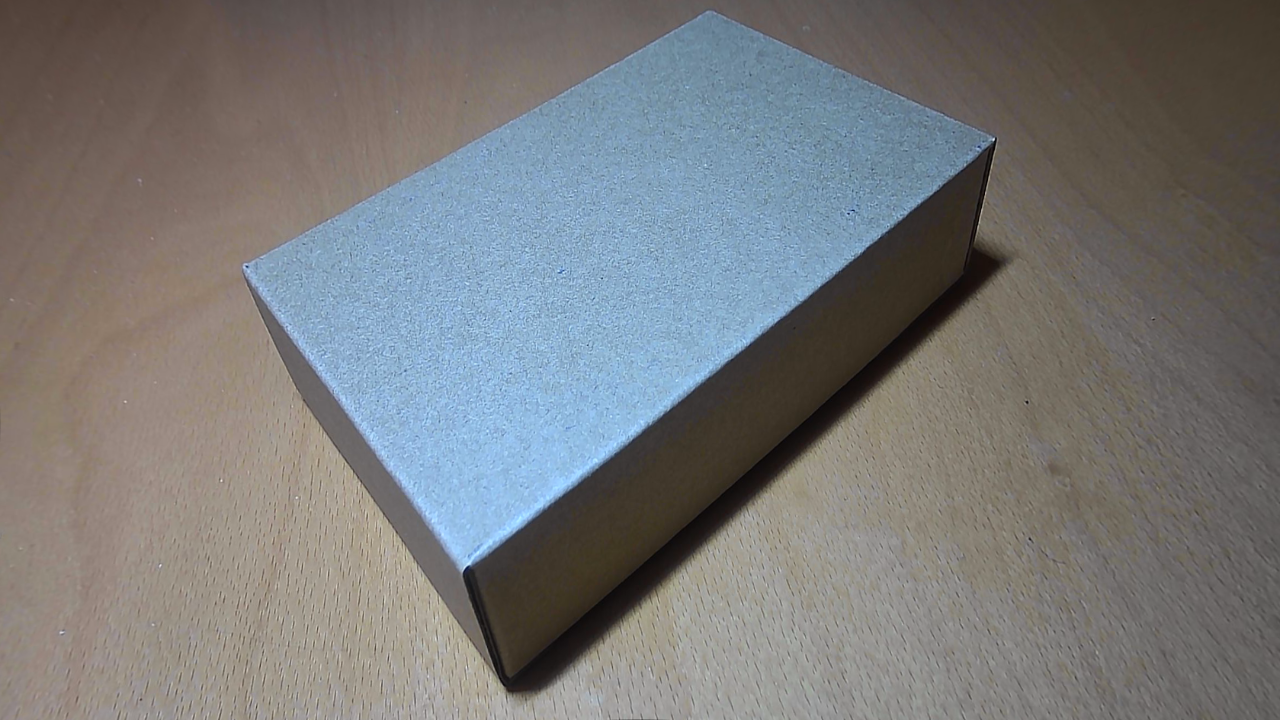
#> input picture 03edges_esquinas_fondoONO/caja.png, 1280 x 720 px
$ python edge_thresholding.py
#> lines starting #> are read from the running program, lines starting #| are printed output that depends on the picture; after the words box and inside, x2 and y2 are one past the last pixel; in counts of white or black regions, pixels touching at a corner belong together
# https://docs.opencv.org/3.4/d7/d4d/tutorial_py_thresholding.html

import cv2 as cv
import numpy as np

img = cv.imread('caja.png',0)
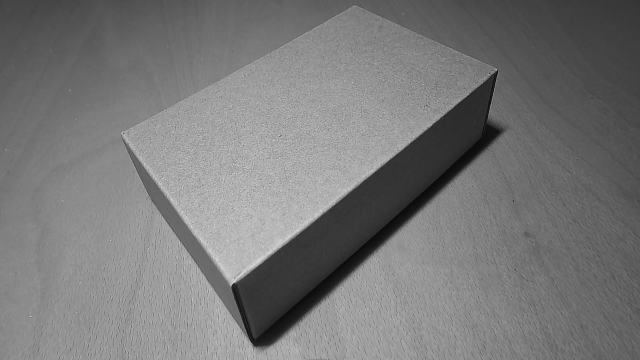
#> img: shape (720, 1280) (shown at 1/2 size); min 1, max 236, mean 120.1
img = cv.medianBlur(img,5)

ret,th1 = cv.threshold(img,127,255,cv.THRESH_BINARY)
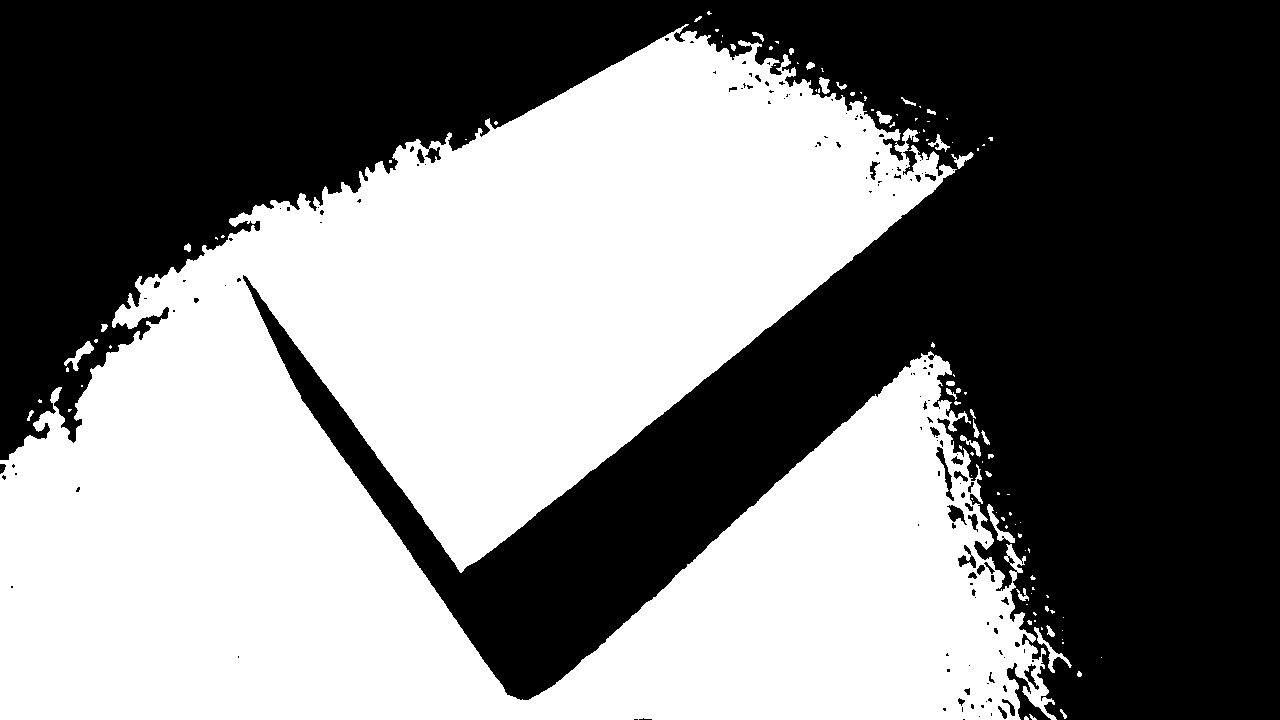
#> th1: shape (720, 1280); 48.3% white; 111 white regions (78 under 20 px), largest, box (x1, y1, x2, y2) and area: (0, 24, 1057, 720) 442106, (1034, 627, 1072, 673) 309, (987, 504, 1015, 543) 275
cv.imshow("thresh normal", th1)
if cv.waitKey(0) & 0xff == 27:
#> (key Esc is pressed here)
    cv.destroyAllWindows()

th2 = cv.adaptiveThreshold(img,255,cv.ADAPTIVE_THRESH_MEAN_C, cv.THRESH_BINARY,11,2)
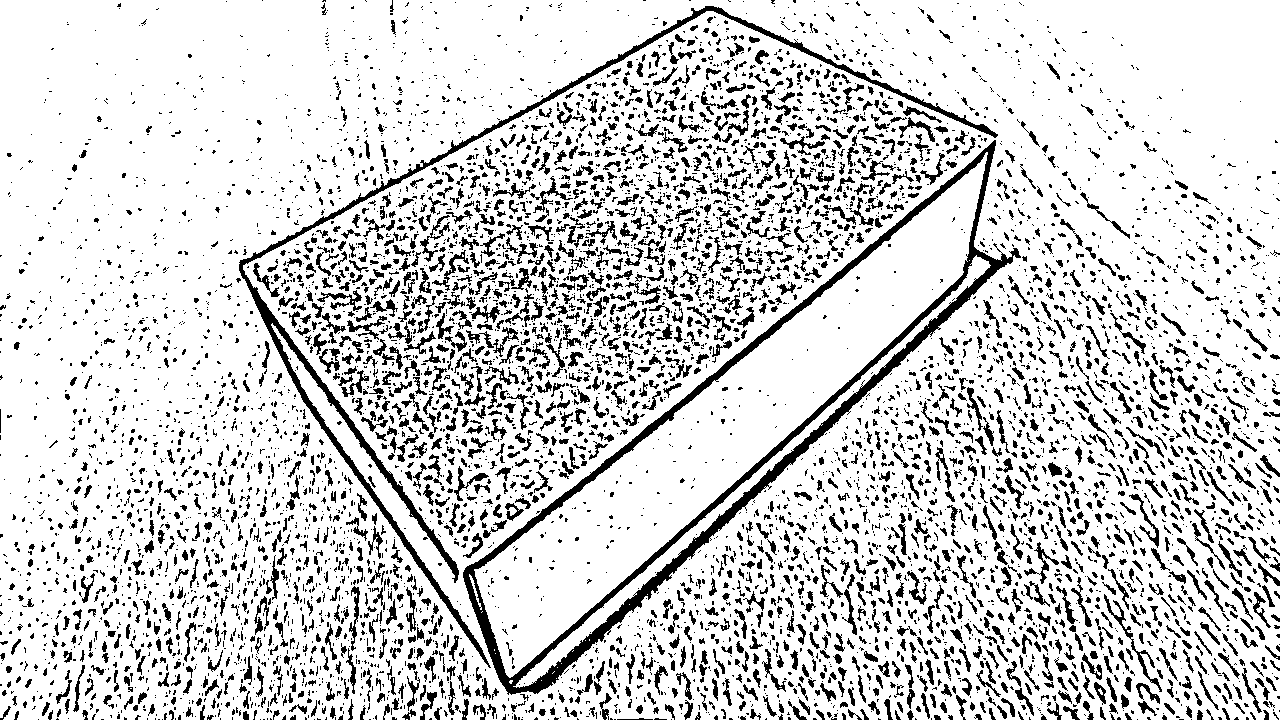
#> th2: shape (720, 1280); 82.8% white; 6861 black regions (4765 under 20 px), largest, box (x1, y1, x2, y2) and area: (463, 140, 1021, 695) 16496, (239, 6, 998, 668) 8857, (1104, 594, 1162, 692) 498
cv.imshow("thresh ADAPTIVE_THRESH_MEAN_C", th2)
if cv.waitKey(0) & 0xff == 27:
#> (key Esc is pressed here)
    cv.destroyAllWindows()

th3 = cv.adaptiveThreshold(img,255,cv.ADAPTIVE_THRESH_GAUSSIAN_C, cv.THRESH_BINARY,11,2)
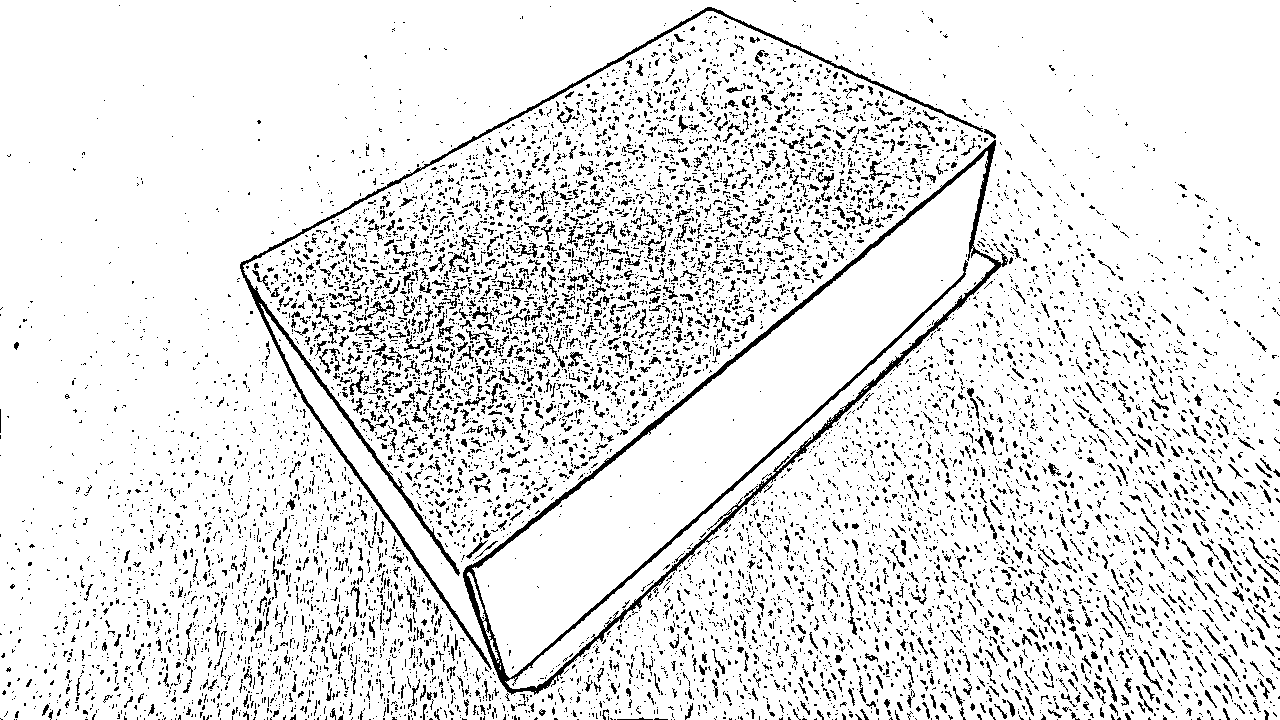
#> th3: shape (720, 1280); 89.6% white; black in thin lines or dots
cv.imshow("thresh ADAPTIVE_THRESH_GAUSSIAN_C", th3)
if cv.waitKey(0) & 0xff == 27:
#> (key Esc is pressed here)
    cv.destroyAllWindows()

$ run again, with 03edges_esquinas_fondoONO/fondo.png copied over 03edges_esquinas_fondoONO/caja.png
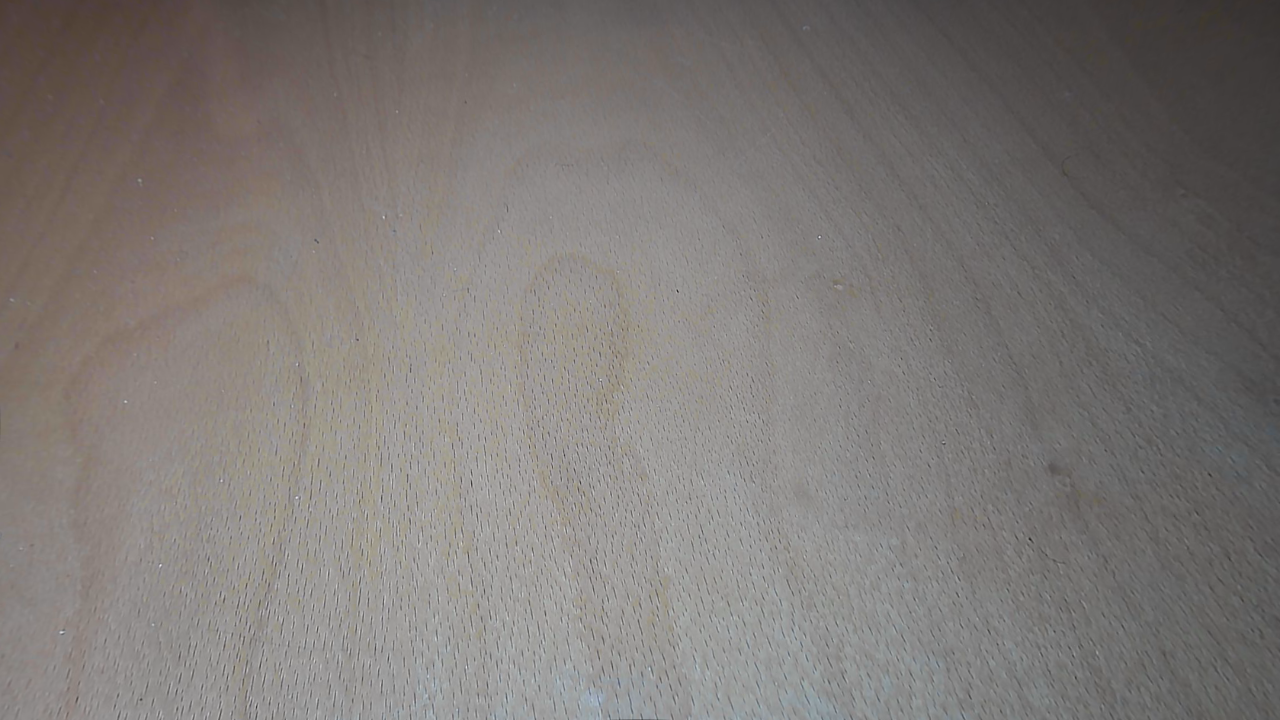
#> input picture 03edges_esquinas_fondoONO/fondo.png, 1280 x 720 px
#> `ret,th1 = cv.threshold(img,127,255,cv.THRESH_BINARY)`:
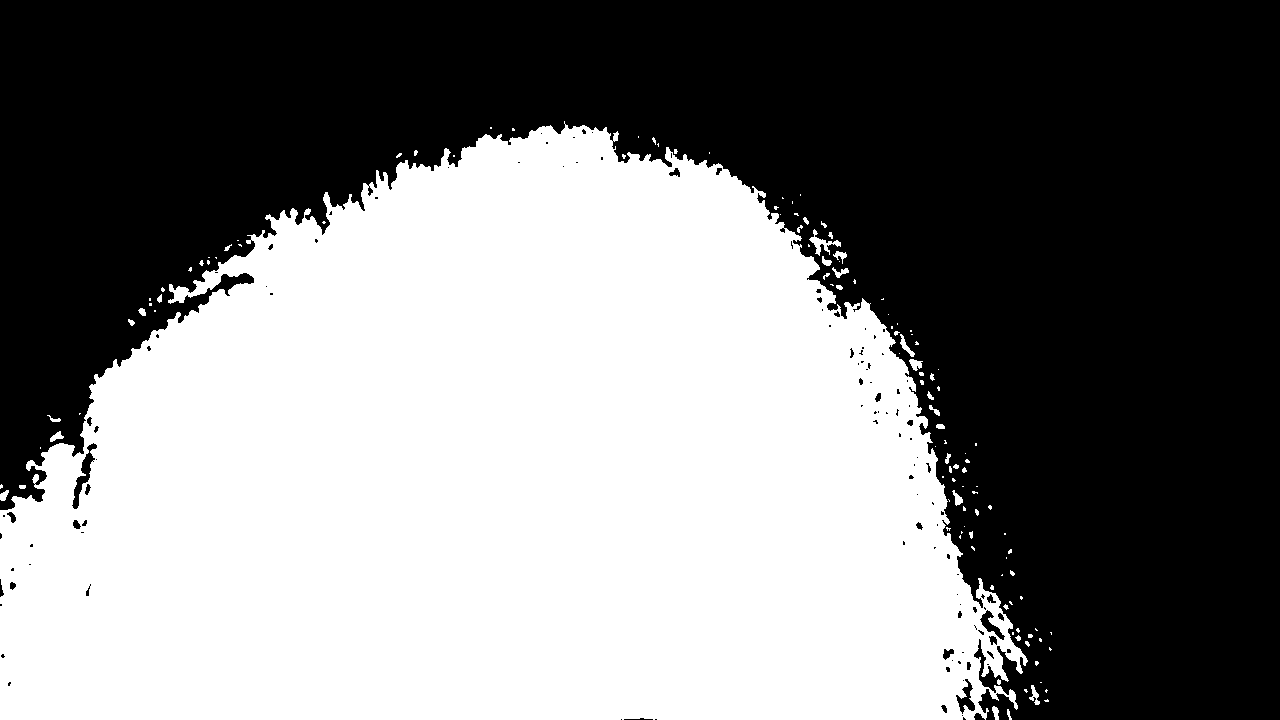
#> th1: shape (720, 1280); 49% white; 126 white regions (91 under 20 px), largest, box (x1, y1, x2, y2) and area: (0, 121, 1028, 720) 448999, (809, 229, 841, 256) 250, (900, 334, 915, 357) 108
#> th2: shape (720, 1280); 87.3% white; black in thin lines or dots
#> `th3 = cv.adaptiveThreshold(img,255,cv.ADAPTIVE_THRESH_GAUSSIAN_C, cv.T..`:
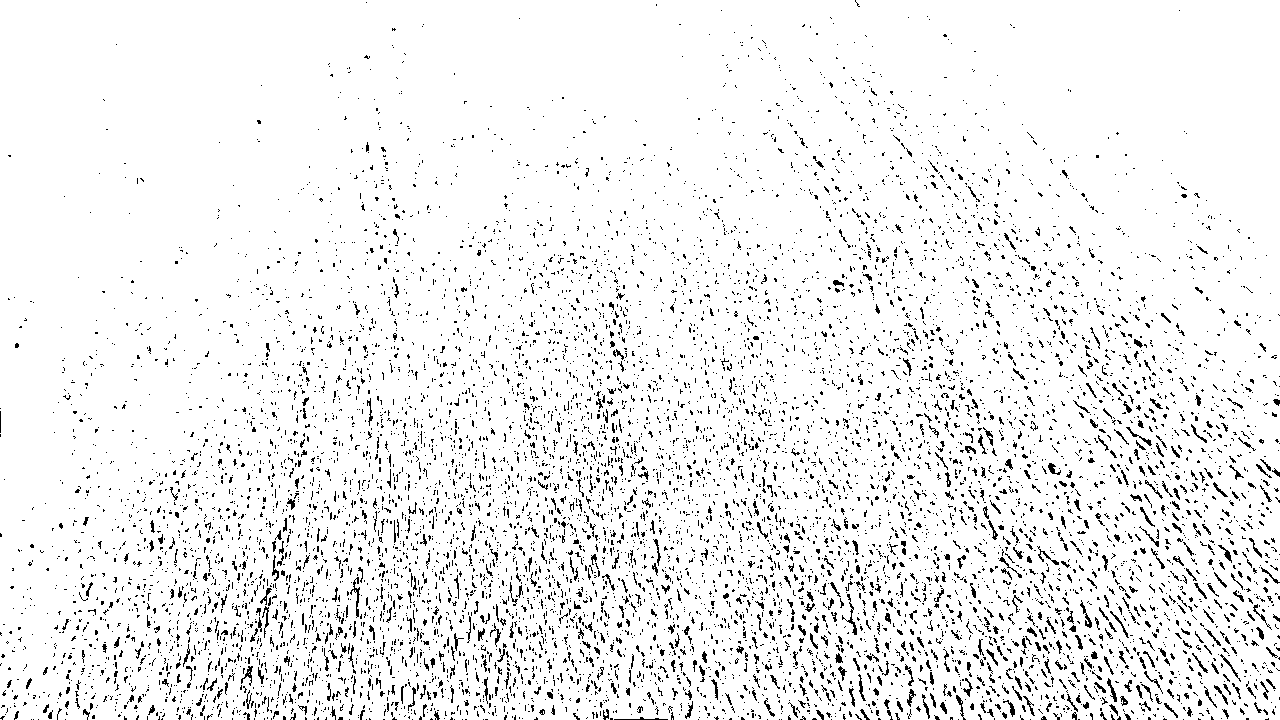
#> th3: shape (720, 1280); 93.7% white; black in thin lines or dots

$ run again, with 03edges_esquinas_fondoONO/fondo_cinta.png copied over 03edges_esquinas_fondoONO/caja.png
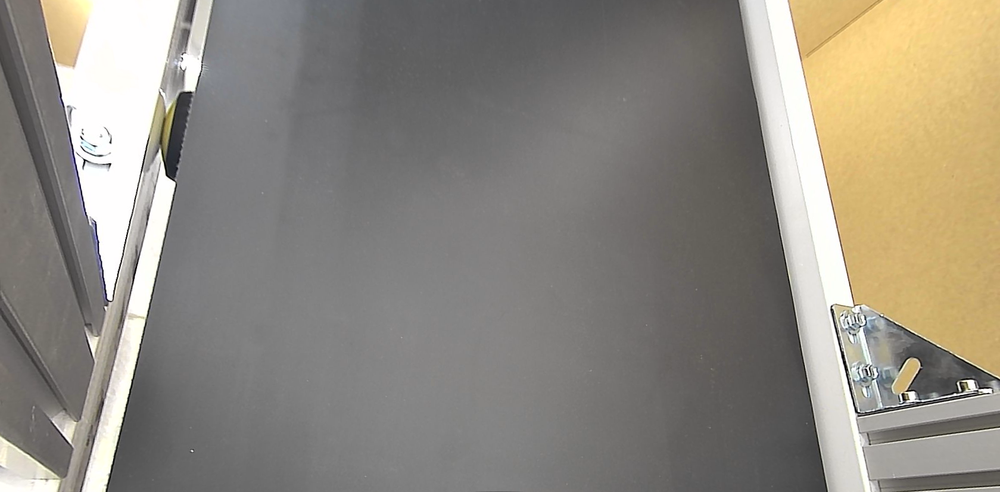
#> input picture 03edges_esquinas_fondoONO/fondo_cinta.png, 1000 x 492 px, shrunk from 1679 x 826 before the run
#> `ret,th1 = cv.threshold(img,127,255,cv.THRESH_BINARY)`:
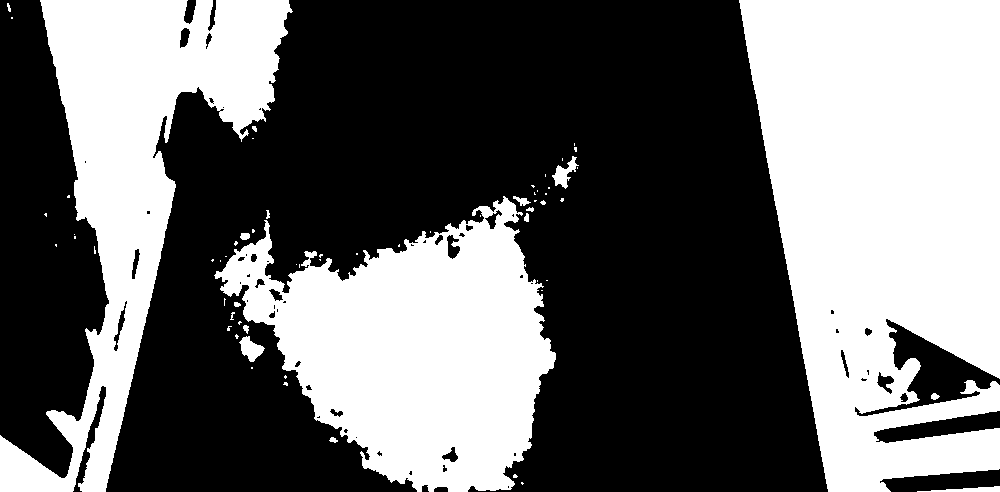
#> th1: shape (492, 1000); 42.1% white; 64 white regions (47 under 20 px), largest, box (x1, y1, x2, y2) and area: (739, 0, 1000, 492) 98137, (214, 196, 556, 492) 57454, (0, 0, 293, 492) 50061
#> th2: shape (492, 1000); 91.4% white; 964 black regions (815 under 20 px), largest, box (x1, y1, x2, y2) and area: (787, 0, 1000, 446) 9236, (105, 0, 218, 492) 4920, (734, 0, 828, 492) 2873
#> `th3 = cv.adaptiveThreshold(img,255,cv.ADAPTIVE_THRESH_GAUSSIAN_C, cv.T..`:
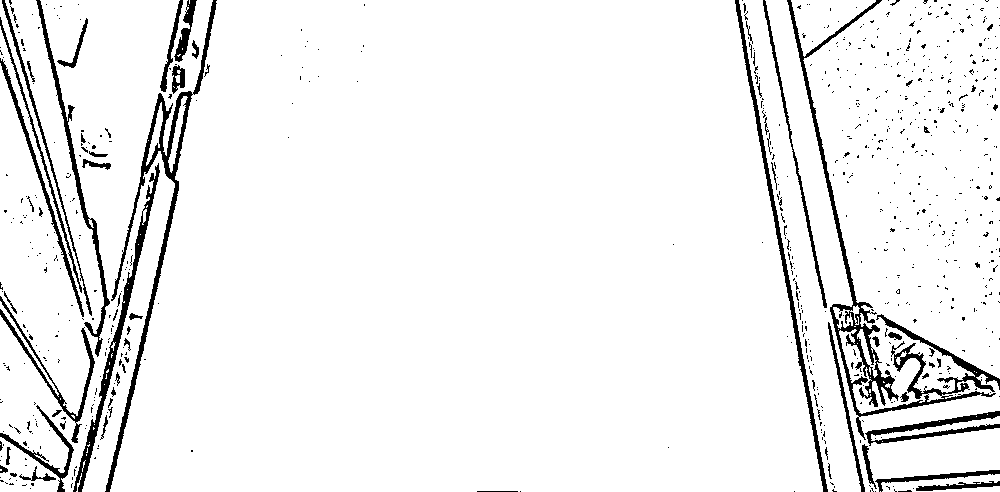
#> th3: shape (492, 1000); 94% white; 738 black regions (676 under 20 px), largest, box (x1, y1, x2, y2) and area: (787, 0, 1000, 440) 5939, (105, 0, 217, 492) 3743, (73, 163, 160, 492) 2172
